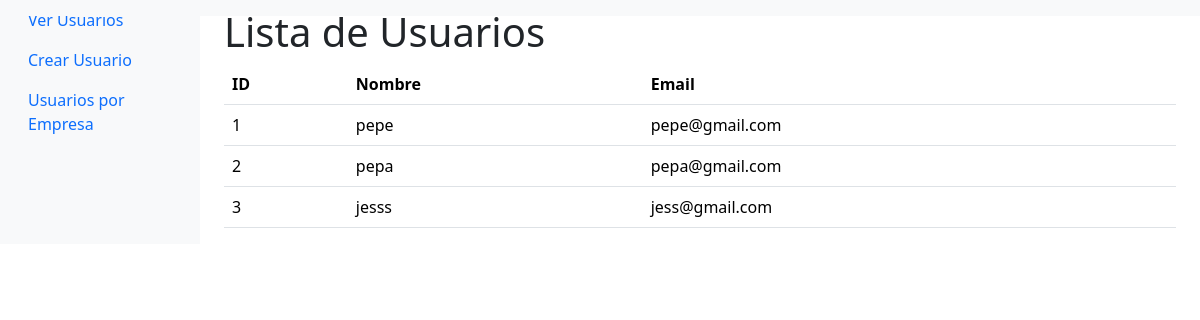
Before: / with the older database file.
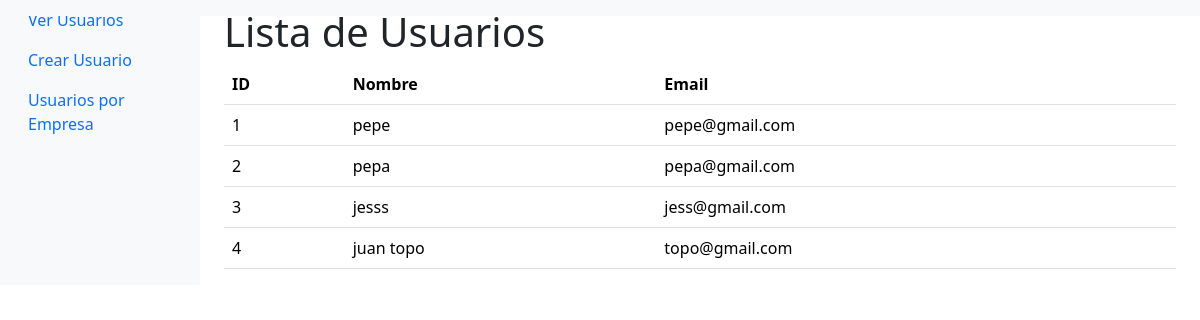
After: the same page with the newer database file.
### api/models.py (models this page shows)
class Usuario(Base):
    __tablename__ = "usuarios"
    id = Column(Integer, primary_key=True, index=True)
    id_fk_empresa = Column(Integer, ForeignKey("empresas.id"))
    nombre = Column(String)
    email = Column(String)
    empresa = relationship("Empresa")

### api/main.py (the view)
@app.get("/", response_class=HTMLResponse)
def read_root(request: Request, db: Session = Depends(database.get_db)):
    users = crud.obtener_usuarios(db)
    return templates.TemplateResponse("index.html", {"request": request, "users": users})

### api/templates/index.html (shortened to what this page needs)
<!DOCTYPE html>
<html lang="en">
<head>
    <link href="https://cdn.jsdelivr.net/npm/bootstrap@5.3.2/dist/css/bootstrap.min.css" rel="stylesheet">
</head>
<body>
    <nav class="navbar navbar-expand-lg navbar-light bg-light fixed-top">
    </nav>
    <div class="container-fluid">
        <div class="row">
            <nav id="sidebar" class="col-md-3 col-lg-2 d-md-block bg-light sidebar">
                <div class="position-sticky">
                    <div class="position-sticky">
                        <ul class="nav flex-column">
                            <li class="nav-item">
                                <a class="nav-link active" href="/">Ver Usuarios</a>
                            </li>
                            <li class="nav-item">
                                <a class="nav-link" href="/createUsuarios/">Crear Usuario</a>
                            </li>
                            <li class="nav-item">
                                <a class="nav-link" href="/empresas/1/usuarios">Usuarios por Empresa</a>
                            </li>
                        </ul>
                    </div>
                </div>
            </nav>
            <main class="col-md-9 ms-sm-auto col-lg-10 px-md-4">
                <h1 class="mt-2">Lista de Usuarios</h1>
                <table class="table">
                    <thead>
                        <tr>
                            <th>ID</th>
                            <th>Nombre</th>
                            <th>Email</th>
                        </tr>
                    </thead>
                    <tbody>
                        {% for user in users %}
                            <tr>
                                <td>{{ user.id }}</td>
                                <td>{{ user.nombre }}</td>
                                <td>{{ user.email }}</td>
                            </tr>
                        {% endfor %}
                    </tbody>
                </table>
            </main>
        </div>
    </div>
</body>
</html>

Changed rows visible on the page:
added Usuario: id "4", nombre "juan topo", email "topo@gmail.com"
